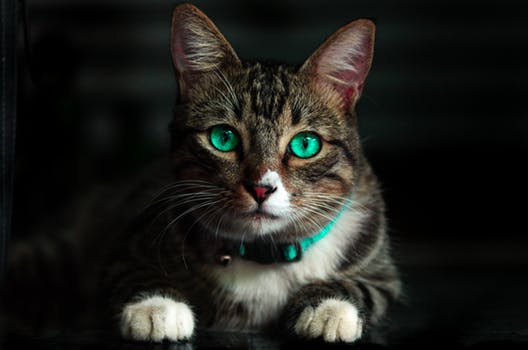
#> input picture cat.jpeg, 528 x 350 px
$ python 15_image_adaptive_thresholding.py -i cat.jpeg
#> lines starting #> are read from the running program, lines starting #| are printed output that depends on the picture; after the words box and inside, x2 and y2 are one past the last pixel; in counts of white or black regions, pixels touching at a corner belong together
import cv2
import numpy as np
import argparse


ap = argparse.ArgumentParser()
ap.add_argument('-i', required = True, help= 'Path for the image')
args = vars(ap.parse_args())


image = cv2.imread(args['i'])
#> image is the input picture: shape (350, 528, 3); mean B, G, R 27.8, 31.9, 31.8


"""
Here the threshold value will be dynamically calculated by condsidering neighbor pixels, there are two methods to do it
Using the Averaging Threshold Kernal - ADAPTIVE_THRESH_MEAN_C
Using the Gaussian Threshold Kernal - ADAPTIVE_THRESH_GAUSSIAN_C
"""

def image_preprocessing(image):
	"""
	this function will take an image as input and convert it to grayscale and apply Gaussian Blurring
	it helps to remove high frequecy edges in the image, which will give smooth thresholding
	"""
	return cv2.GaussianBlur(cv2.cvtColor(image, cv2.COLOR_BGR2GRAY), (5,5), 0)
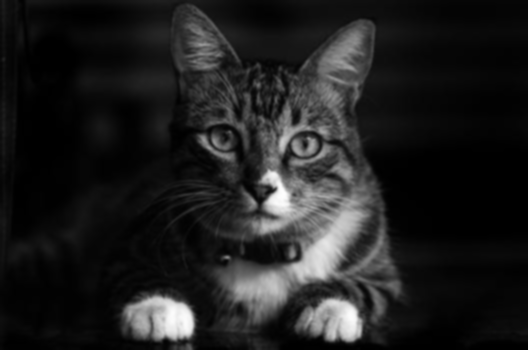
#> returned value: shape (350, 528); min 0, max 254, mean 31.4


processed = image_preprocessing(image)

ave_thresh = cv2.adaptiveThreshold(processed, 255, cv2.ADAPTIVE_THRESH_MEAN_C, cv2.THRESH_BINARY, 11, 4)
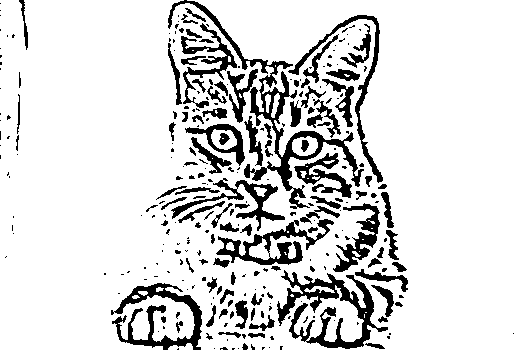
#> ave_thresh: shape (350, 528); 85.7% white; 278 black regions (172 under 20 px), largest, box (x1, y1, x2, y2) and area: (168, 0, 364, 209) 3523, (277, 270, 388, 349) 2909, (111, 283, 202, 350) 2039
"""
1st argument the image
2nd argument the maximum value that has to be assigned to the pixels greater than threshold value
3rd argument the kernal to calculate threshold value
4th argument the conversion cv2.THRESH_BINARY or cv2.THRESH_BINARY_INV
5th argument the number of neighbors to be considered in kernal (kernal size)
6th argument the value to be substracted from the dynamic threshold value , allows to tune the thresholding
"""

gau_thresh = cv2.adaptiveThreshold(processed, 255, cv2.ADAPTIVE_THRESH_GAUSSIAN_C, cv2.THRESH_BINARY, 11, 4)
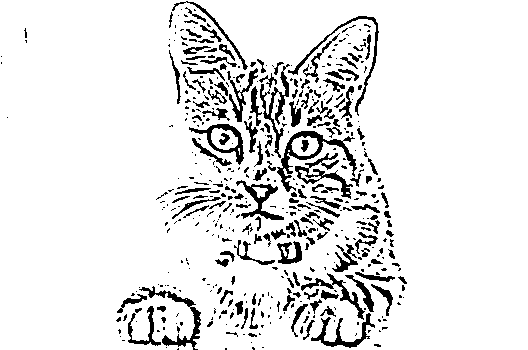
#> gau_thresh: shape (350, 528); 90.2% white; 477 black regions (314 under 20 px), largest, box (x1, y1, x2, y2) and area: (277, 131, 357, 192) 966, (139, 286, 201, 350) 691, (260, 64, 290, 158) 651

cv2.imshow('Orginal Image', image)
cv2.imshow('Average Thresholded Image', ave_thresh)
cv2.imshow('Gaussian Thresholded Image', gau_thresh)

cv2.waitKey(0)
